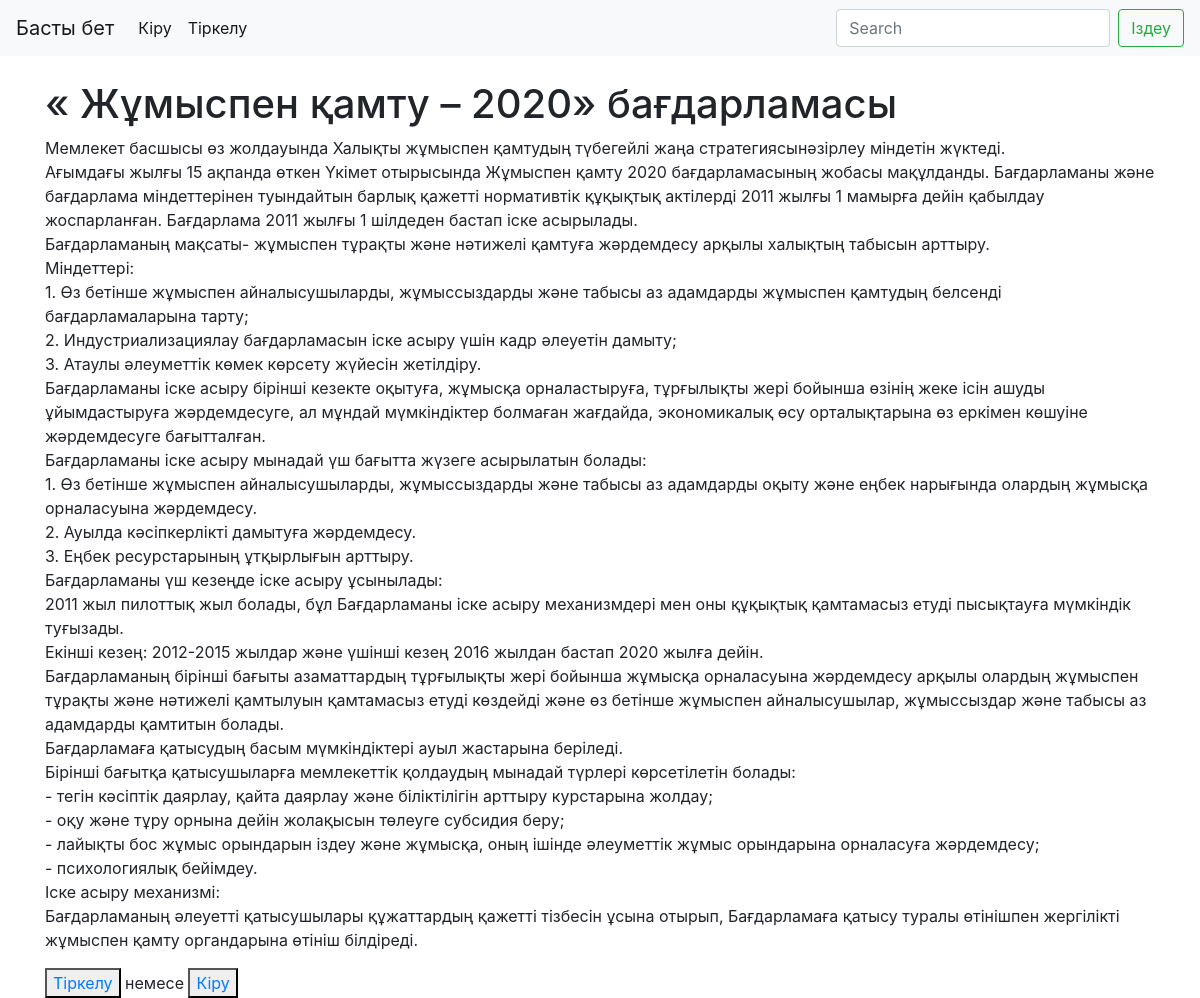
Page /method/zhmyspen-amtu-2020-badarlamasy/ on the committed database.
### home/models.py (models this page shows, shortened)
class Method(models.Model):
    image=models.ImageField(upload_to='image/')
    name=models.CharField(max_length=255)
    slug=models.SlugField()
    description=models.TextField()
    class Meta:
        verbose_name_plural='Кызмет'
        verbose_name='Кызмет'

### home/views.py (the view)
# urls.py: path('method/<str:slug>/',views.method_detail,name='method_detail'),
def method_detail(request,slug):
    method=get_object_or_404(Method,slug=slug)
    return render(request,'home/method_detail.html',locals())

### templates/home/method_detail.html (shortened to what this page needs)
{% extends 'base.html' %}
{% block content %}
    <br>
    <div class="container">
    <h1>{{ method.name }}</h1>
    <p>{{ method.description|linebreaksbr }}</p>
         {% if request.user.is_authenticated %}
<button><a href="{% url 'home:order' slug=method.slug %}">Өтініш беру</a></button>
    </div>
             {% else %}
<button><a href="{% url 'registration:register' %}">Тіркелу</a></button> немесе
<button><a href="{% url 'registration:login' %}">Кіру</a></button>
{% endif %}
{% endblock %}

### rows in the picture
Method: name "« Жұмыспен қамту – 2020» бағдарламасы", description "Мемлекет басшысы өз жолдауында Халықты жұмыспен қамтудың түбегейлі жаңа стратегиясынәзірлеу міндетін жүктеді. Ағымдағы жылғы 15 ақпанда өткен Үкімет отырысында Жұмыспен қамту 2020 бағдарламасының жобасы мақұлданды. Бағдарламаны және бағдарлама міндеттерінен туындайтын барлық қажетті нормативтік құқықтық актілерді 2011 жылғы 1 мамырға дейін қабылдау жоспарланған. Бағдарлама 2011 жылғы 1 шілдеден бастап іске асырылады. Бағдарламаның мақсаты- жұмыспен тұрақты және нәтижелі қамтуға жәрдемдесу арқылы халықтың табысын арттыру. Міндеттері: 1. Өз бетінше жұмыспен айналысушыларды, жұмыссыздарды және табысы аз адамдарды жұмыспен қамтудың белсенді бағдарламаларына тарту; 2. Индустриализациялау…"
